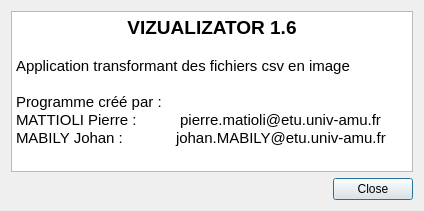
<?xml version="1.0" encoding="UTF-8"?>
<ui version="4.0">
 <class>DialogHelp</class>
 <widget class="QDialog" name="DialogHelp">
  <property name="geometry">
   <rect>
    <x>0</x>
    <y>0</y>
    <width>424</width>
    <height>211</height>
   </rect>
  </property>
  <property name="windowTitle">
   <string>A propos de Vizualizator</string>
  </property>
  <layout class="QVBoxLayout" name="verticalLayout">
   <item>
    <widget class="QTextBrowser" name="textBrowser">
     <property name="html">
      <string>&lt;!DOCTYPE HTML PUBLIC &quot;-//W3C//DTD HTML 4.0//EN&quot; &quot;http://www.w3.org/TR/REC-html40/strict.dtd&quot;&gt;
&lt;html&gt;&lt;head&gt;&lt;meta name=&quot;qrichtext&quot; content=&quot;1&quot; /&gt;&lt;style type=&quot;text/css&quot;&gt;
p, li { white-space: pre-wrap; }
&lt;/style&gt;&lt;/head&gt;&lt;body style=&quot; font-family:'Ubuntu'; font-size:11pt; font-weight:400; font-style:normal;&quot;&gt;
&lt;p align=&quot;center&quot; style=&quot; margin-top:0px; margin-bottom:0px; margin-left:0px; margin-right:0px; -qt-block-indent:0; text-indent:0px;&quot;&gt;&lt;span style=&quot; font-size:14pt; font-weight:600;&quot;&gt;VIZUALIZATOR 1.6&lt;/span&gt;&lt;/p&gt;
&lt;p style=&quot;-qt-paragraph-type:empty; margin-top:0px; margin-bottom:0px; margin-left:0px; margin-right:0px; -qt-block-indent:0; text-indent:0px;&quot;&gt;&lt;br /&gt;&lt;/p&gt;
&lt;p style=&quot; margin-top:0px; margin-bottom:0px; margin-left:0px; margin-right:0px; -qt-block-indent:0; text-indent:0px;&quot;&gt;Application transformant des fichiers csv en image&lt;/p&gt;
&lt;p style=&quot;-qt-paragraph-type:empty; margin-top:0px; margin-bottom:0px; margin-left:0px; margin-right:0px; -qt-block-indent:0; text-indent:0px;&quot;&gt;&lt;br /&gt;&lt;/p&gt;
&lt;p style=&quot; margin-top:0px; margin-bottom:0px; margin-left:0px; margin-right:0px; -qt-block-indent:0; text-indent:0px;&quot;&gt;Programme créé par :&lt;/p&gt;
&lt;p style=&quot; margin-top:0px; margin-bottom:0px; margin-left:0px; margin-right:0px; -qt-block-indent:0; text-indent:0px;&quot;&gt;MATTIOLI Pierre :	 pierre.matioli@etu.univ-amu.fr&lt;/p&gt;
&lt;p style=&quot; margin-top:0px; margin-bottom:0px; margin-left:0px; margin-right:0px; -qt-block-indent:0; text-indent:0px;&quot;&gt;MABILY Johan :	johan.MABILY@etu.univ-amu.fr&lt;/p&gt;
&lt;p style=&quot;-qt-paragraph-type:empty; margin-top:0px; margin-bottom:0px; margin-left:0px; margin-right:0px; -qt-block-indent:0; text-indent:0px;&quot;&gt;&lt;br /&gt;&lt;/p&gt;&lt;/body&gt;&lt;/html&gt;</string>
     </property>
    </widget>
   </item>
   <item>
    <widget class="QDialogButtonBox" name="buttonBox">
     <property name="orientation">
      <enum>Qt::Horizontal</enum>
     </property>
     <property name="standardButtons">
      <set>QDialogButtonBox::Close</set>
     </property>
    </widget>
   </item>
  </layout>
 </widget>
 <resources/>
 <connections>
  <connection>
   <sender>buttonBox</sender>
   <signal>accepted()</signal>
   <receiver>DialogHelp</receiver>
   <slot>accept()</slot>
   <hints>
    <hint type="sourcelabel">
     <x>248</x>
     <y>254</y>
    </hint>
    <hint type="destinationlabel">
     <x>157</x>
     <y>274</y>
    </hint>
   </hints>
  </connection>
  <connection>
   <sender>buttonBox</sender>
   <signal>rejected()</signal>
   <receiver>DialogHelp</receiver>
   <slot>reject()</slot>
   <hints>
    <hint type="sourcelabel">
     <x>316</x>
     <y>260</y>
    </hint>
    <hint type="destinationlabel">
     <x>286</x>
     <y>274</y>
    </hint>
   </hints>
  </connection>
 </connections>
</ui>
